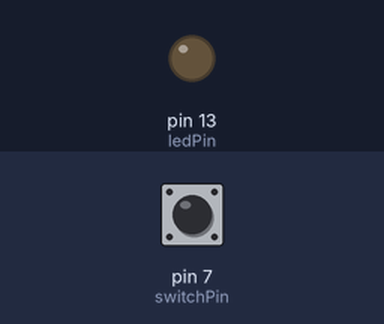
Bench run of a sketch on a simulated Arduino Uno, built with avr-gcc and run on an emulated ATmega328P. Parts: output pins drawn as LEDs (lit = HIGH). The inputs (shaded band) are chosen by the test bench; at power-on: pin 7 (switchPin) HIGH.

Above: at 1.2 s.
1.3 s: pin 7 (switchPin) pulled LOW for 0.15 s
At 2.4 s:
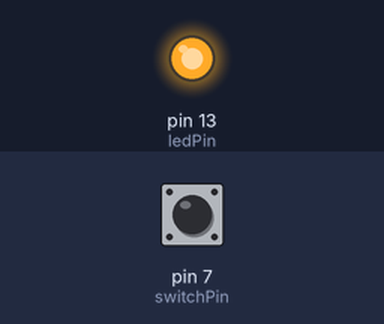
2.9 s: pin 7 (switchPin) pulled LOW for 1 s
At 3.6 s:
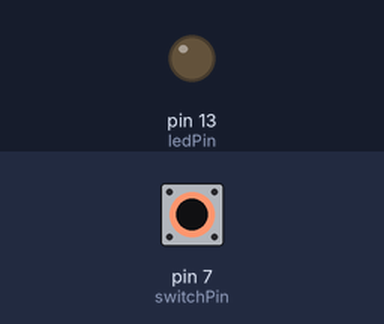
5.4 s: pin 7 (switchPin) pulled LOW for 3.2 s
At 6.7 s:
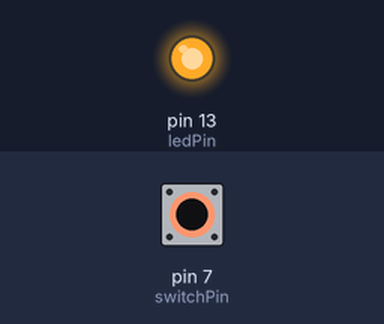
Timing chart, 0 to 8.4 s (numbered marks = the images above; inputs shaded):
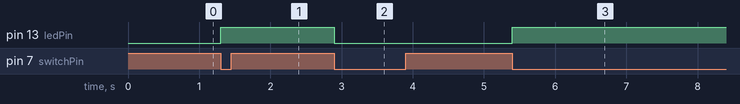

Measured:
- after the input at 1.3 s, pin 13 (ledPin): LOW → HIGH at once
- after the input at 2.9 s, pin 13 (ledPin): HIGH → LOW at once
- after the input at 5.4 s, pin 13 (ledPin): LOW → HIGH at once

The sketch:

digital_read_toggle.ino
```cpp
// digital_read_toggle
const int switchPin = 7;
const int ledPin = 13;

int ledState = LOW;

void setup() {
  pinMode(switchPin, INPUT_PULLUP);
  pinMode(ledPin, OUTPUT);
}

void loop() {
  if (digitalRead(switchPin) == LOW) {
    ledState = ! ledState;
    digitalWrite(ledPin, ledState);
    delay(100);
    while (digitalRead(switchPin) == LOW) {}
  }
}
```
